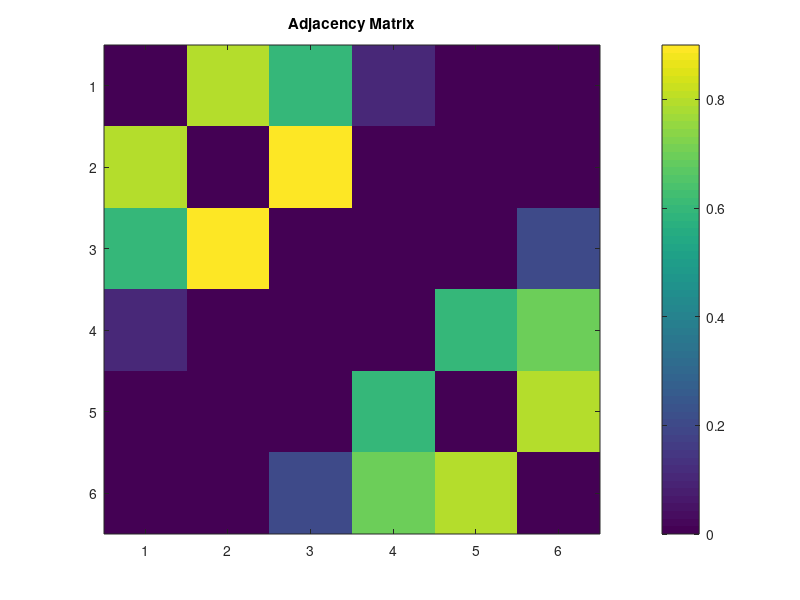
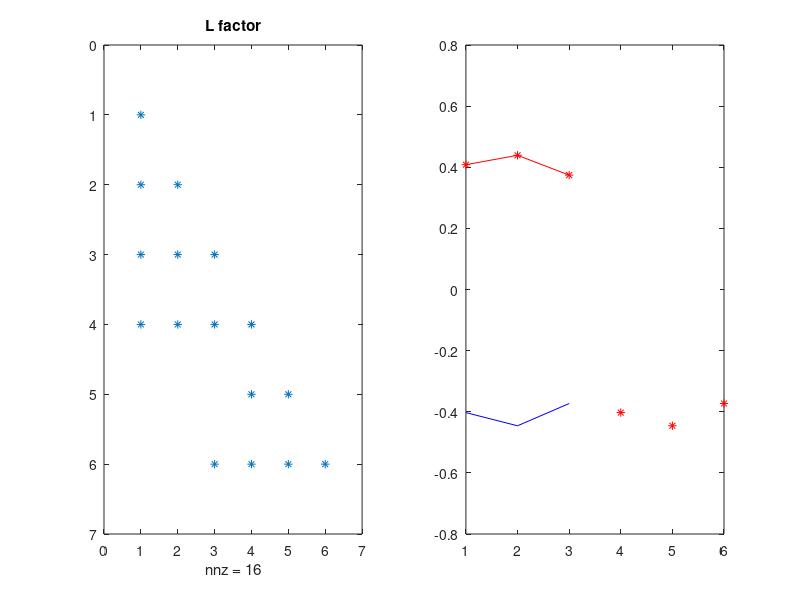
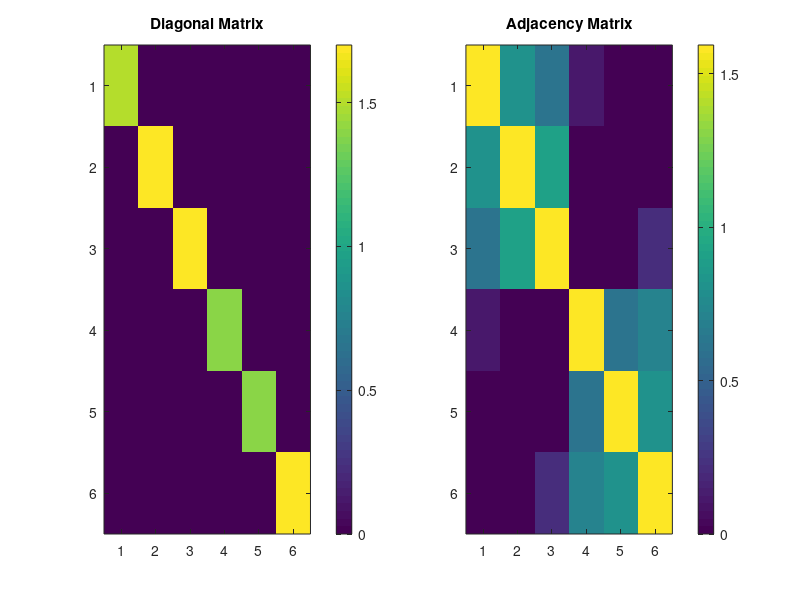
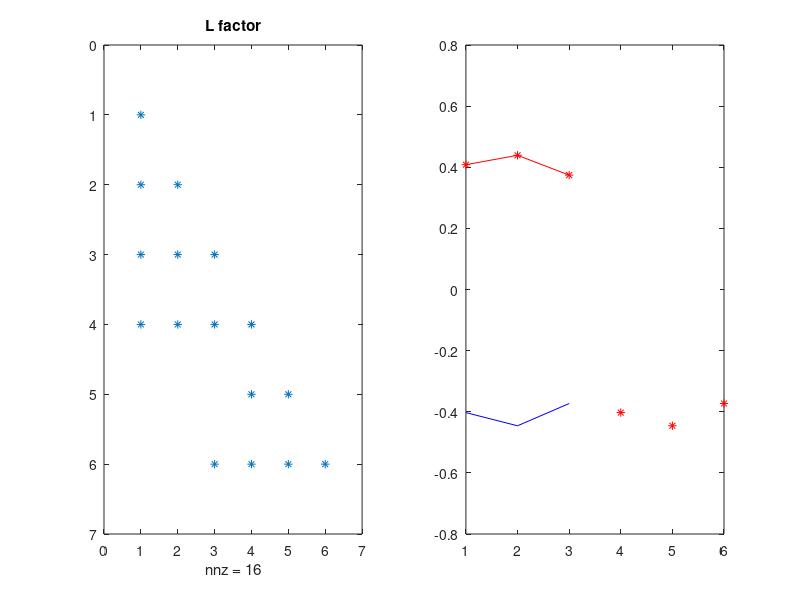

Write the MATLAB code that produced these figures, in order.
%adjacency matrix A from Graph G
A=[ 0 0.8 0.6 0.1 0 0; 0.8 0 0.9 0 0 0;
0.6 0.9 0 0 0 0.2; 0.1 0 0 0 0.6 0.7;
0 0 0 0.6 0 0.8;
0 0 0.2 0.7 0.8 0];
imagesc(A),title('Adjacency Matrix')
colorbar

% eigenvector to corresponding eigenvalue
[v d]=eig(A);

% laplacian matrix for the graph
figure;

Lg= [ 1.5 -0.8 -0.6 -0.1 0 0;
-0.8 1.7 -0.9 0 0 0;
-0.6 -0.9 1.7 0 0 -0.2;
-0.1 0 0 1.4 -0.6 -0.7;
0 0 0 -0.6 1.4 -0.8;
0 0 -0.2 -0.7 -0.8 1.7];

% image of the laplacian
imagesc(Lg)
colorbar

subplot(1,2,1)
imagesc(A),title('Adjacency Matrix'),colorbar
subplot(1,2,2)
imagesc(Lg),title('Laplacian Matrix'),colorbar
%LU matrix factorization
[L,U,P] = lu(Lg);
%Calculate the LU factorization of A by calling lu with three outputs.
%Generate spy plots of the L and U factors.
subplot(1,2,1)
spy(L)
title('L factor')
subplot(1,2,2)
spy(U)
title('U factor')


[ev ed]=eig(Lg);
% 'lambda2' is the Algebric connectivity and eigenvector 'v2' for
% corresponding lambda2
v2 = ev(:,2);
disp(v2)
plot(v2, 'r*')
hold on
plot(v2(1:3,:),  'r')
hold on
plot(v2(4:6,:), 'b')

% plot the eigen vector corresponding to the 2nd smallest eigen value
figure,plot(v2,'r*'),title('Eigenvector corresponding to the 2nd Smallest Eigenvalue');

 %s1=sort(diag(ed),'descend');
 %plot(s1)
%#### normalized cut ####------------------------

D= [ 1.5 0 0 0 0 0;
0 1.7 0 0 0 0;
0 0 1.7 0 0 0;
0 0 0 1.4 0 0;
0 0 0 0 1.4 0;
0 0 0 0 0 1.7];
 imagesc(D)
 colorbar
 Lnor=(D^-0.5).*Lg.*(D^-0.5);
 imagesc(Lnor)
 colorbar
 subplot(1,2,1)
imagesc(D),title('Diagonal Matrix'),colorbar
subplot(1,2,2)
imagesc(Lnor),title('Normalized Laplacian Matrix'),colorbar
 
Lnorm= [ 1 -0.5 -0.4 -0.1 0 0;
-0.5 1 -0.5 0 0 0;
-0.4 -0.5 1 0 0 -0.1;
-0.1 0 0 1 -0.4 -0.5;
0 0 0 -0.4 1 -0.5;
0 0 -0.1 -0.5 -0.5 1];
imagesc(Lnorm),colorbar
title('clustering with normalized Laplacian')
[vn en]=eig(Lnorm)
%-----------------Condition number of matrix-------------
 
 cond(A) % check it is illied conditioned 
 
% spectral radius of the matrix 
%max(sqrt(eig(A'.*A)))
 
%% improving ill conditioned problem 
%adjacency matrix A from Graph G
A1=[  1.5944 0.8 0.6 0.1 0 0; 0.8  1.5944 0.9 0 0 0;
0.6 0.9   1.5944 0 0 0.2; 0.1 0 0   1.5944 0.6 0.7;
0 0 0 0.6   1.5944 0.8;
0 0 0.2 0.7 0.8   1.5944];
imagesc(A1),title('Adjacency Matrix')
colorbar

% eigenvector to corresponding eigenvalue
[v1 d1]=eig(A1);

% laplacian matrix for the graph
figure;

Lg= [ 1.5 -0.8 -0.6 -0.1 0 0;
-0.8 1.7 -0.9 0 0 0;
-0.6 -0.9 1.7 0 0 -0.2;
-0.1 0 0 1.4 -0.6 -0.7;
0 0 0 -0.6 1.4 -0.8;
0 0 -0.2 -0.7 -0.8 1.7];

% image of the laplacian
imagesc(Lg)
colorbar


%LU matrix factorization
[L,U,P] = lu(Lg);
%Calculate the LU factorization of A by calling lu with three outputs.
%Generate spy plots of the L and U factors.
subplot(1,2,1)
spy(L)
title('L factor')
subplot(1,2,2)
spy(U)
title('U factor')


[ev ed]=eig(Lg);
% 'lambda2' is the Algebric connectivity and eigenvector 'v2' for
% corresponding lambda2
v2 = ev(:,2);
disp(v2)
plot(v2, 'r*')
hold on
plot(v2(1:3,:),  'r')
hold on
plot(v2(4:6,:), 'b')

% plot the eigen vector corresponding to the 2nd smallest eigen value
figure,plot(v2,'r*'),title('Eigenvector corresponding to the 2nd Smallest Eigenvalue');

 %s1=sort(diag(ed),'descend');
 %plot(s1)
 
%Condition number of matrix
 
 cond(A) % check it is illied conditioned 
 
% spectral radius of the matrix 
max(sqrt(eig(A.'*A)))